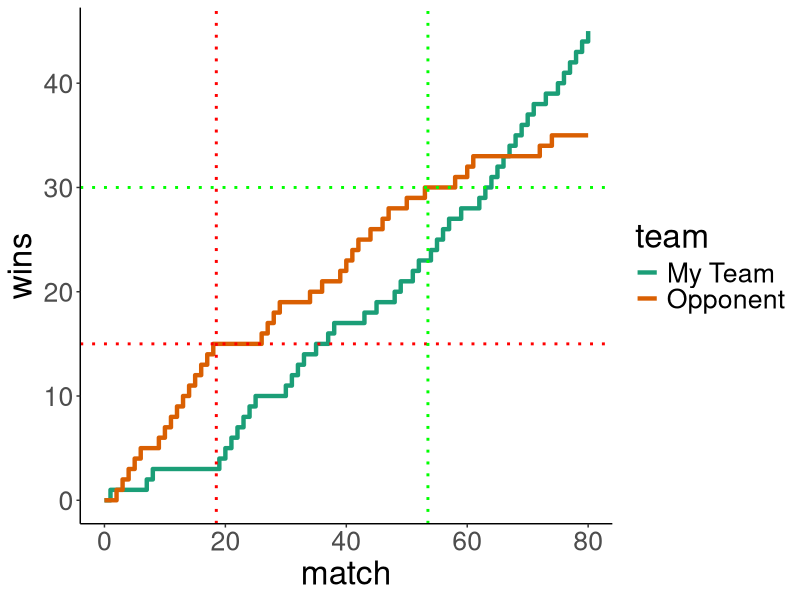
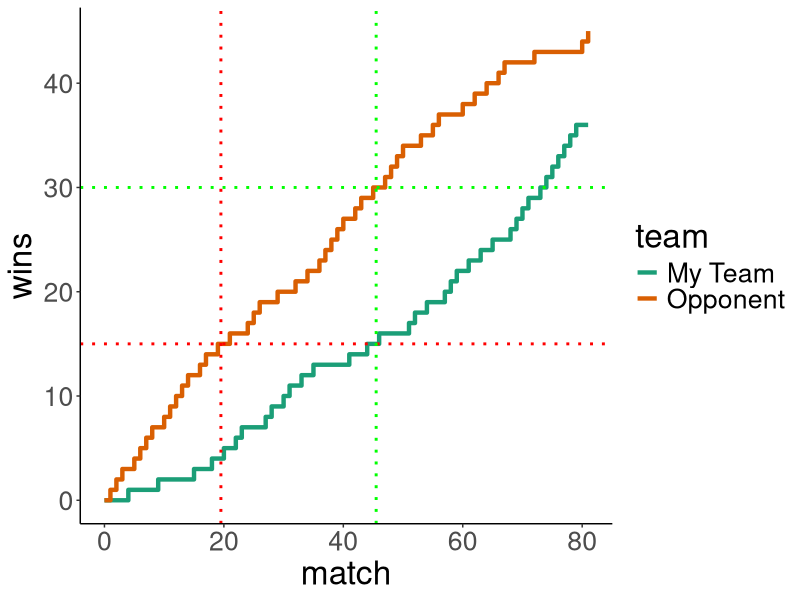
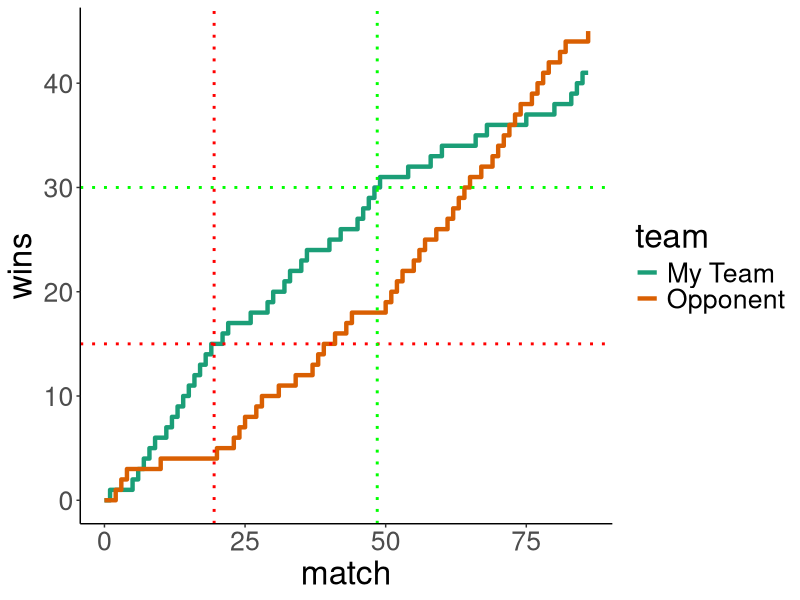
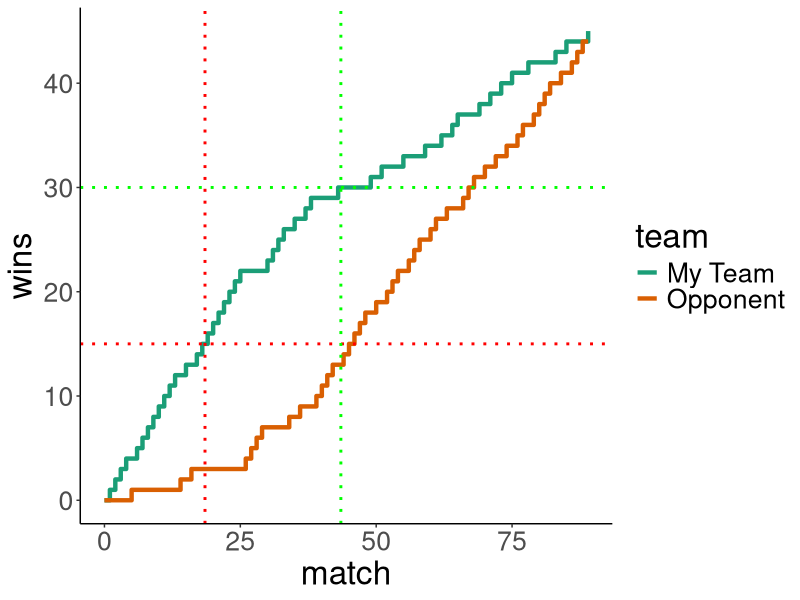
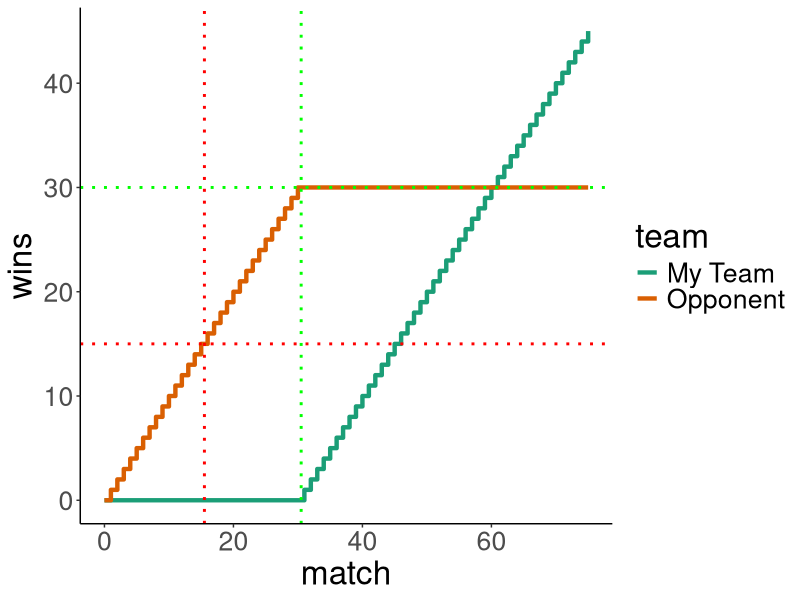

These figures' R source, in order: (Note: this script raises an error after producing the figures.)
## ---- chunk 1
knitr::opts_knit$set(base.dir = "/home/swolf/website/", base.url = "/")
knitr::opts_chunk$set(fig.path = "figure/2021-12-13-relayStrategy/", 
                      fig.width=10,fig.height=6)
library(xtable)
library(ggplot2)
## ---- chunk 2
simulateRelay = function(pOrder){
    if(length(pOrder)!=3){
        stop("The number of participants is 3.")
    }
    ## Initialize
    matchResult = NULL
    myWins = 0
    oppWins = 0
    # First leg:
    while(max(myWins,oppWins)<15){
        if(runif(1) < pOrder[1]){
            matchResult = c(matchResult,'myTeam')
            myWins = myWins + 1
        }else{
            matchResult = c(matchResult,'opp')
            oppWins = oppWins + 1
        }
    }
    # Second leg:
    while(max(myWins,oppWins)<30){
        if(runif(1) < pOrder[2]){
            matchResult = c(matchResult,'myTeam')
            myWins = myWins + 1
        }else{
            matchResult = c(matchResult,'opp')
            oppWins = oppWins + 1
        }
    }
    # Final leg:
    while(max(myWins,oppWins)<45){
        if(runif(1) < pOrder[3]){
            matchResult = c(matchResult,'myTeam')
            myWins = myWins + 1
        }else{
            matchResult = c(matchResult,'opp')
            oppWins = oppWins + 1
        }
    }
    
    relayResult = ifelse(myWins==45,'My Team','The Opponent')
    res = list('rres'=relayResult,'myWins'=myWins,'oppWins'=oppWins,
               'allMatches'=matchResult)
    return(res)
}

## ---- chunk 3
playerProbs = c(0.25,0.5,0.75)

Nsims=10000
relayResTab = NULL
for(p1 in playerProbs){
    otherProbs = playerProbs[playerProbs!=p1]
    for(p2 in otherProbs){
        p3 = otherProbs[otherProbs!=p2]
        pOrder = c(p1,p2,p3)
        relayWins = 0
        for(n in 1:Nsims){
            relaySim = simulateRelay(pOrder = pOrder)
            relayWins = relayWins + 
                ifelse(relaySim$rres=="My Team", 1, 0)
        }
        winPct = relayWins/Nsims*100
        orderTab = data.frame(p1,p2,p3,'WinPct'=winPct)
        if(is.null(relayResTab)){
            relayResTab = orderTab
        }else{
            relayResTab = rbind(relayResTab,orderTab)
        }
    }
}
## Order the table
relayResTab = relayResTab[order(-relayResTab$WinPct),]
## ---- chunk 4
res.xtab = xtable(relayResTab)
print(res.xtab,include.rownames=FALSE,type='html')
## ---- chunk 5
plotMatchResult = function(matchResults){
  numMatches = length(matchResults)
  myRunWinTotal = c(0,cumsum(matchResults=="myTeam"))
  myScore = data.frame('match'=0:numMatches,'team'='My Team', 
                       'wins'=myRunWinTotal)
  oppRunWinTotal = c(0,cumsum(matchResults=="opp"))
  oppScore = data.frame('match'=0:numMatches,'team'='Opponent', 
                        'wins'=oppRunWinTotal)
  score = rbind(myScore,oppScore)
  score$team = factor(score$team)
  maxRunScore = pmax(myRunWinTotal,oppRunWinTotal)
  matchNum = 0:numMatches
  endFirst = matchNum[which(maxRunScore==15)[1]] + 0.5
  endSecond = matchNum[which(maxRunScore==30)[1]] + 0.5
  ggplot(data=score, aes(x=match, y=wins, group=team, color=team)) + 
    geom_step(aes(color=team), size=1.5) + 
    geom_hline(yintercept=15, linetype='dotted', color='red',size=1) + 
    geom_hline(yintercept=30, linetype='dotted', color='green',size=1) +
    geom_vline(xintercept=endFirst, linetype='dotted', color='red',size=1) + 
    geom_vline(xintercept=endSecond, linetype='dotted', color='green',size=1) +
    scale_color_brewer(palette='Dark2') +
    theme_classic() + theme(text=element_text(size=24))
}

plotWinner = function(pOrder){
  noWin = TRUE
  while(noWin){
    relayResult = simulateRelay(pOrder = pOrder)
    noWin = relayResult$rres!="My Team"
    i = 0
    maxIter = 100
    if(i>maxIter){
      stop(paste('The simulation could not find a loss after',maxIter,
                 'iterations.'))
    }
  }
  plotMatchResult(relayResult$allMatches)
}

plotLoser = function(pOrder){
  noLoss = TRUE
  maxIter = 100
  i = 1
  while(noLoss){
    relayResult = simulateRelay(pOrder = pOrder)
    noLoss = relayResult$rres!="The Opponent"
    i = i+1
    if(i>maxIter){
      stop(paste('The simulation could not find a loss after',maxIter,
                 'iterations.'))
    }
  }
  plotMatchResult(relayResult$allMatches)
}
## ---- chunk 6
set.seed(1234)
plotWinner(c(0.25,0.5,0.75))
## ---- chunk 7
set.seed(1234)
plotLoser(c(0.25,0.5,0.75))
## ---- chunk 8
set.seed(12345)
plotLoser(c(0.75,0.5,0.25))
## ---- chunk 9
set.seed(1234)
plotWinner(c(0.75,0.5,0.25))
## ---- chunk 10
plotWinner(c(0,0,1))
## ---- chunk 11
plotLoser(c(0,0,1))
## ---- chunk 12
plotLoser(c(1,0,0))
## ---- chunk 13
plotLoser(c(0,1,0))
